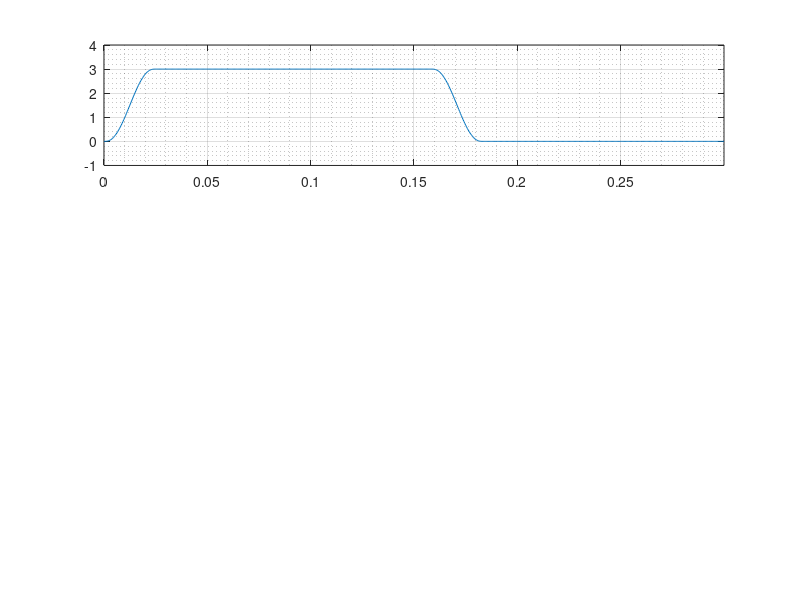

Recreate this plot in MATLAB. (Note: this script raises an error after producing the figure.)
% CAM Design Assistant
% Dwell - Rise - Dwell - Return oscillating CAM
% 2023-02-01

%%
clc; close all; clear;


% clear;
%============================================
% INPUT 入力
%============================================
% All values in degree

% Job-specific values
% eventAngle = [rise start - rise end - return start- return end]
eventAngle = [0 30 190 220]; % degree at which the rise/return starts/ends
h = 3; % stroke in mm
l_roller = 75; % distance from arm rotating axis to roller center
estLoad = 5; % estimated load in Newton
l_load = 80; % distance from arm center to load
m_roller = 0.1; % roller mass in kilogram
rRoller = 10;

m_rocker = 0.4; % rocker arm mass in kilogram

rocker2cam = 80; % distance between rocker arm and cam axes
RPM = 200; % motor velocity in rounds per minutes
% m = 1; % follower mass in kg

% recommended values
maxPressureAngle_deg = 20; % in degree
kFriction = 0.7;
sampleRate = 5; % for showing roller on pitch curve with distance in degree
step = .5; % for caculation, the smaller the more accurate, sampling rate in degree

% graphic color
rollerColor = [0.4660 0.6740 0.1880];
pitchColor = [0.8500 0.3250 0.0980];
camColor = 'b';
%============================================
% PRELIMINARY CALCULATION
%============================================

maxPressureAngle = deg2rad(maxPressureAngle_deg);
bRise = eventAngle(2) - eventAngle(1) ; %rise period
bReturn = eventAngle(4) - eventAngle(3) ; %return period

% point in time with acceleration change
% points of events = [1-rise, 2-rise +1/8, 3-rise +7/8, 4-rise end, 5-return, 6-return +1/8, 7-return +7/8, 8-return end]
point = [eventAngle(1) eventAngle(1)+bRise/8 eventAngle(1)+7*bRise/8 eventAngle(2) eventAngle(3) eventAngle(3)+bReturn/8 eventAngle(3)+7*bReturn/8 eventAngle(4)];

theta = 0:step:360;
T = 60/RPM; % period of moving 360 degree, in second
time = linspace(0,T,length(theta));
timeStep = T/size(time,2); % convert step in degree to step in time


%% 
%============================================
% DISPLACEMENT
%============================================

% Rise
temp = theta(theta<point(1));
sDwe1 = zeros(size(temp));
tempTheta = theta(theta >= point(1) & theta < point(2))-point(1);
sRise1 = h/(4+pi)*(pi*tempTheta/bRise - 1/4*sin(4*pi*tempTheta/bRise));
tempTheta = theta(theta >= point(2) & theta < point(3))-point(1);
sRise2 = h/(4+pi)*(2+pi*tempTheta/bRise-9/4*sin(pi/3+4*pi/3*tempTheta/bRise));
tempTheta = theta(theta >= point(3) & theta <= point(4))-point(1);
sRise3 = h/(4+pi)*(4+ pi*tempTheta/bRise - 1/4*sin(4*pi*tempTheta/bRise));

% Dwell
temp = theta(theta > point(4) & theta < point(5));
sDwe2 = zeros(size(temp)) + h;

% Return
tempTheta = theta(theta >= point(5) & theta < point(6))-point(5);
sReturn1 = h/(4+pi)*(4 + pi - pi*tempTheta/bReturn + 1/4*sin(4*pi*tempTheta/bReturn));
tempTheta = theta(theta >= point(6) & theta < point(7))-point(5);
sReturn2 = h/(4+pi)*(2+ pi - pi*tempTheta/bReturn  + 9/4*sin(pi/3+4*pi/3*tempTheta/bReturn));
tempTheta = theta(theta >= point(7) & theta <= point(8))-point(5);
sReturn3 = h/(4+pi)*(pi - pi*tempTheta/bReturn + 1/4*sin(4*pi*tempTheta/bReturn));

% Dwell
temp = theta(theta > point(8) & theta <= 360);
sDwe3 = zeros(size(temp));

% Entire trajectory
% s = [sDwe1 sRise1 sRise2 sRise3 sDwe2 sReturn1 sReturn2 sReturn3 sDwe3] + rPrime;
displacement = [sDwe1 sRise1 sRise2 sRise3 sDwe2 sReturn1 sReturn2 sReturn3 sDwe3];


% Plot position vs angle in cartesian coordinate
figure;
subplot(3,1,1);
plot(time,displacement);
grid on;
grid minor;
xlim([0 T]);
xlabel({'t(s)'},'FontSize',15,'FontWeight','light','Color','b');
ylim([-2*abs(h)+h/2 2*abs(h)+h/2]);
ylabel({'位置','mm'},'FontSize',15,'FontWeight','light','Color','b');
% legend("位置 s");
[tit,] = title({'';'S V A Diagram'},{['モーター回転速度 ',num2str(RPM),'rpm   ','T = ', num2str(T),'s'];''},...
    'Color','blue');
tit.FontSize = 15;

%============================================
% VELOCITY
%============================================
% velocity with respect to time
velocity = diff(displacement)/timeStep;
velocity = [velocity displacement(1)-displacement(length(displacement))]; %add the last element to make the length of vv and theta equal
subplot(3,1,2);
plot(time,velocity);
grid on;
grid minor;
xlim([0 T]);
xlabel({'t(s)'},'FontSize',15,'FontWeight','light','Color','b');
ylabel({'速度','mm/s'},'FontSize',15,'FontWeight','light','Color','b');
%title({'';'速度　vs　時間';''},'Color','b','FontSize',15,'FontWeight','light');
tempV = strcat('最大速度 ',num2str(max(velocity)),' mm/s');
title(tempV ,'Color','b','FontSize',15,'FontWeight','light');

%============================================
% ACCELERATION
%============================================
% acceleration with respect to time
acceleration = diff(velocity)/timeStep;
acceleration = [acceleration velocity(1)-velocity(length(velocity))]/1000;
subplot(3,1,3);
plot(time,acceleration);
grid on; grid minor;

xlim([0 T]);
xlabel({'t(s)'},'FontSize',15,'FontWeight','light','Color','b');
ylabel({'加速','m/s^2'},'FontSize',15,'FontWeight','light','Color','b');

%title({'';'加速　vs　時間';''},'Color','b','FontSize',15,'FontWeight','light');
tempA = strcat('最大加速  ', num2str(max(acceleration)),' m/s^2');
title(tempA,'Color','b','FontSize',15,'FontWeight','light');

disp(tempV)
disp(tempA)

%%
%============================================
% ANGULAR DISPLACEMENT
%============================================

s2rad = displacement/l_load; % convert arc length to angular displacement
s_rad_initial = pi/6; % initial angular displacement in coordinate system
s2rad = s2rad + s_rad_initial; % angular displacement
thetaRadian = deg2rad(theta);

roller_position1 = l_roller*exp(s2rad*1i);  %unregulated position, rocker is at center
roller_position = roller_position1 - rocker2cam; % cam is at center, rocker axis is at (-rocker2cam,0)
pitchCurve = roller_position.*exp(thetaRadian*1i); 
% move points counterclockwise, this means the cam rotates clockwise 

rollerCenterX = real(roller_position);
rollerCenterY = imag(roller_position);

pitchX = real(pitchCurve); pitchY = imag(pitchCurve);
[camSurfX,camSurfY] = offsetIn(pitchX,pitchY,rRoller);

%%
%============================================
% RADIUS OF CURVATURE
%============================================

curvature = zeros(size(camSurfX));
L = length(camSurfX);
% Boundary. Note that the first and the last points on profile curve are the
% same
curvature(1) = circumscribedR([camSurfX(L-1) camSurfX(1) camSurfX(2)],[camSurfY(L-1) camSurfY(1) camSurfY(2)]); 
curvature(L) = circumscribedR([camSurfX(L-1) camSurfX(L) camSurfX(2)],[camSurfY(L-1) camSurfY(L) camSurfY(2)]); 

for k = 1:1:L-2
X = camSurfX(k:1:k+2);
Y = camSurfY(k:1:k+2);
curvature(k+1) = circumscribedR(X,Y);
end

figure;
yyaxis left
angleColor = 'b';
semilogy(theta, curvature,'Color',angleColor);
ax = gca;
ax.YColor = angleColor;
grid on;
grid minor;
xlim([0 360]);
xlabel({'回転角度','degree'},'FontSize',15,'FontWeight','light','Color',angleColor);
ylabel({'曲率半径','mm'},'FontSize',15,'FontWeight','light','Color',angleColor);

yyaxis right
strokeColor = [0.6350 0.0780 0.1840];
plot(theta,displacement,'Color',strokeColor);
ax = gca;
ax.YColor = strokeColor;
grid on;
grid minor;
xlim([0 360]);
% ylim([rPrime-2*abs(h)+h/2 rPrime+2*abs(h)+h/2]);
% xlabel({'角度','degree'},'FontSize',15,'FontWeight','light','Color','b');
ylabel({'位置','mm'},'FontSize',15,'FontWeight','light','Color',strokeColor);
hold on

tempP = strcat('最小曲率半径 ',num2str(min(curvature)),'mm');
%  title(temp,'Color','b','FontSize',15,'FontWeight','light');

title({'';'曲率半径・位置　vs　回転角度'; tempP; ''},'Color','b','FontSize',15,'FontWeight','light');

disp(strcat('最小曲率半径: ',num2str(min(curvature)),'mm'));
% input(['\n','何かキーを押すとカムのピッチ円を表示します。','\n'])


%%
%============================================
% PRESSURE ANGLE
%============================================
rockerNormalAngle = rad2deg(angle(roller_position1))+90;

pressureAngle = zeros(size(theta));
normalPhase = zeros(size(theta));
contactPointonCamPhase = zeros(size(theta));
contactPoint2CamDistance = zeros(size(theta));

camCenter = [0 0];

for i = 1:length(theta)
j = thetaRadian(i);

% Update roller center position
tempRollerCenter = [rollerCenterX(i) rollerCenterY(i)];

% Update cam-roller contact point
rotatedCam = rotateCw([camSurfX;camSurfY],j);
contactPoint = [rotatedCam(1,i) rotatedCam(2,i)];

normalPhase(i) = segmentPhase(contactPoint,tempRollerCenter);
contactPointonCamPhase(i) = segmentPhase(camCenter,contactPoint);
contactPoint2CamDistance(i) = norm(contactPoint); %distance from cam center to contact point
end

pressureAngle = (rockerNormalAngle - normalPhase);

figure;
angleColor = 'b';
plot(theta, pressureAngle,'Color',angleColor);
xlim([0 360]);
grid on;
grid minor;

xlabel({'回転角度','degree'},'FontSize',15,'FontWeight','light','Color',angleColor);
ylabel({'圧角','degree'},'FontSize',15,'FontWeight','light','Color',angleColor);

tempP = strcat('最大圧角 ',num2str(max(abs(pressureAngle))),'^o');
title({'';'圧角・位置　vs　回転角度'; tempP; ''},'Color','b','FontSize',15,'FontWeight','light');

%%
%============================================
% MOTOR TORQUE 
%============================================

angularAcceleration = acceleration/(l_roller/1000);
inertialMoment1 = m_roller*(l_roller/1000)^2;
inertialMoment2 = 1/3*m_rocker*(l_load/1000)^2;
inertialMoment = inertialMoment1 + inertialMoment2;
combinedTorque = inertialMoment*angularAcceleration;
regulatedMinimumSpringTorque = min(combinedTorque)*ones(size(combinedTorque));

estimatedLoadTorque = -l_load/1000*estLoad;

motorInducedTorque = combinedTorque - regulatedMinimumSpringTorque - estimatedLoadTorque;

% Calculate motor force
rockerAngle = rad2deg(angle(roller_position1));
rocker2forceAngle = deg2rad(normalPhase - rockerAngle);
forceModuli = 1/l_roller*motorInducedTorque./sin(rocker2forceAngle);
camForceArm2ForceAngle = deg2rad(contactPointonCamPhase-normalPhase);
motorTorque = contactPoint2CamDistance.*forceModuli.*sin(camForceArm2ForceAngle);
figure; 

plot(theta,motorTorque);
xlim([0 360]);
xlabel('角度') ; % misumi nomenclature
ylabel('トルク (Nm)') ;
torqueTitle = strcat('最大トルク  ', num2str(max(motorTorque)),' Nm');
title(torqueTitle,'Color','b','FontSize',15,'FontWeight','light');
grid on; grid minor;

% save torque for later use. (e.g. Combine with other torques to determine total
% motor torque.)
inputMessage =  (['トルクを保存します。ファイル名とトルク名を入力してください。', ...
    '\nファイル名とトルク名は同じになります。']);
fileName = input(inputMessage,"s");

if isempty(fileName)
   disp('ファイル名の入力がないので、トルクを保存しません。');
else
   torqueName = fileName;   
   eval([torqueName, '=motorTorque;']); % we cannot directly assign value to the new variable name
   % this is dynamic field referencing syntax to assign the value of the original variable to the new variable name.
   save(fileName, torqueName); %save the variable into the .mat file of the same name.
   disp('トルクを保存しました。');
   disp('トルク価値を使う前に、次の構文使ってください：');
   disp(['load ',fileName]);
end




%%
%============================================
% ANIMATION 
%============================================


figure;
% Draw rocker arm
armCenterX = -rocker2cam;
armCenterY = 0;
% rollerCenterX = real(roller_position);
% rollerCenterY = imag(roller_position);

armX = [armCenterX,rollerCenterX(1)];
armY = [armCenterY,rollerCenterY(1)];
pl2 = plot(armX,armY); hold on
pl2.XDataSource = 'armX';
pl2.YDataSource = 'armY';

plot(armCenterX,armCenterY,'o','MarkerFaceColor','r');

% Draw roller
index = linspace(0,2*pi,100);
xC = rRoller*cos(index) + rollerCenterX(1);
yC = rRoller*sin(index) + rollerCenterY(1);
pl3 = plot(xC,yC,'color',rollerColor); hold on
pl3.XDataSource = 'xC';
pl3.YDataSource = 'yC';

% Draw roller center
tempRollerCenterX = rollerCenterX(1);
tempRollerCenterY = rollerCenterY(1);
pl4 = plot(tempRollerCenterX,tempRollerCenterY,'o','MarkerFaceColor',[0 0.4470 0.7410]); hold on
pl4.XDataSource = 'tempRollerCenterX';
pl4.YDataSource = 'tempRollerCenterY';


% Draw pitch curve
% pitchX = real(pitchCurve); pitchY = imag(pitchCurve);
xx = pitchX;
yy = pitchY;
pl = plot(xx,yy,'color',pitchColor);hold on; 
pl.XDataSource = 'xx';
pl.YDataSource = 'yy';

% Draw cam profile
% [camSurfX,camSurfY] = offsetIn(pitchX,pitchY,rRoller);
xx2 = camSurfX;
yy2 = camSurfY;
pl2 = plot(xx2,yy2,'color',camColor); hold on;
pl2.XDataSource = 'xx2';
pl2.YDataSource = 'yy2';

plot(0,0,'o','MarkerFaceColor','b');

% Draw cam-roller contact point
contactPointX = camSurfX(1);
contactPointY = camSurfY(1);
pl5 = plot(contactPointX, contactPointY,'.','color','r'); hold on;
pl5.XDataSource = 'contactPointX';
pl5.YDataSource = 'contactPointY';
axis equal; grid on; grid minor;

initialContactPoint = [contactPointX contactPointY];
writematrix(initialContactPoint,'initialContactPoint.txt','Delimiter','tab');


maxDim = rocker2cam+5;
xlim([-maxDim maxDim]);
ylim([-maxDim maxDim]);

%============================================
% UPDATE FRAME 
%============================================

% Cam motion simulation
prompt = "Show cam motion? カムの動きのシミュレーションを表示しますか? y/n [n]: ";
txt = input(prompt,"s");

if (txt == 'y')

for loopNumber = 1:1

for i = 1:length(theta)
j = thetaRadian(i);

% Update rocker arm
armX = [armCenterX,rollerCenterX(i)];
armY = [armCenterY,rollerCenterY(i)];

% Update roller position
xC = rRoller*cos(index) + rollerCenterX(i);
yC = rRoller*sin(index) + rollerCenterY(i);

% Update roller center position
tempRollerCenterX = rollerCenterX(i);
tempRollerCenterY = rollerCenterY(i);

% Update rotated pitch
rotatedPitch = rotateCw([pitchX;pitchY],j);
xx = rotatedPitch(1,:);
yy = rotatedPitch(2,:);

% Update rotated cam
rotatedCam = rotateCw([camSurfX;camSurfY],j);
xx2 = rotatedCam(1,:);
yy2 = rotatedCam(2,:);

% Update cam-roller contact point
% rotatedCam = rotateCw([camSurfX;camSurfY],j);
contactPointX = rotatedCam(1,i);
contactPointY = rotatedCam(2,i);



refreshdata
pause(0.01)
end 

end 

end

% Export data for using in 3D CAD package
prompt1 = (['CreoAutomation.exe がアクティブで、' ...
    '\ntxt データが Creo 作業ディレクトリに保存されている場合、' ...
    '\n「gcam」を押して Enter を押すと、' ...
    '\nカムの 3D モデルが作成されます。']);
prompt = prompt1 + "\n\nExport data (.txt)? データ (.txt) をエクスポートしますか? y/n [n] : ";
txt = input(prompt,"s");

% Export if user inputs 'y'
% otherwise (input 'n' or just Enter), skip
if (txt == 'y')
    x_cord = transpose(camSurfX);
    y_cord = transpose(camSurfY);
    z_cord = zeros(size(x_cord));
    
    camProfile = [x_cord y_cord z_cord];
%     writematrix(camProfile,'camProfile.xlsx');
    writematrix(camProfile,'camProfile.txt','Delimiter','tab');
end


%% 
%============================================
% Save all data 
%============================================
camName = input("カムの名を入力してください。","s");
if ~isempty(camName)
    save(camName)
    disp(['データは全て', camName,'.mat に保存されています。']);
    disp('このデータを使う際に、次の構文使ってください：');
   disp([camName, ' = load(''''', camName, '.mat'''');']);
   disp('それから、例えば変位データを使う際に、次の構文使ってください：');
   disp([camName, '.displacement']);
else
    disp('入力がないので、データは保存されていません。');
end

%% 
%============================================
% FUNCTIONS 
%============================================

function [xOffset,yOffset] = offsetIn(x,y,R)
% Generate 2 vectors holding coordinates of offset curve by R from a closed
% curve. 
% If R is positive, the offset curve will be inside the original curve. 
% If R is negative, the offset curve will be outside the original curve.

L = length(x); % the length of both vectors
% Check whether the input is closed
%if (x(1) ~= x(L)) %the same point could be shifted because of calculation
%precision. Although the difference is extremely small, this condition may
%not hold true, hence the condition in the next line.
if (abs(x(1) - x(L)) > 10^-10)
    disp("The input is not a closed curve. The function will terminate.")
    return
end

xOffset = zeros(size(x));
yOffset = zeros(size(x));

% Boundary. Note that the first and the last points on pitch curve are the
% same
[xOffset(1),yOffset(1)] = normalIn([x(L-1) x(1) x(2)],[y(length(y)-1) y(1) y(2)],R); 
[xOffset(L),yOffset(L)] = normalIn([x(L-1) x(L) x(2)],[y(L-1) y(L) y(2)],R);

for k = 1:1:L-2
X = x(k:1:k+2);
Y = y(k:1:k+2);
[xOffset(k+1),yOffset(k+1)] = normalIn(X,Y,R);
end

end

function [xo,yo] = normalIn(x,y,R)
% x and y are row vector of length 3 (longer vectors don't cause problem,
% but only the first 3 elements will be used. 

% Call the three point represented by x and y A, B and C
% This function return the coordinates of point D such that
% * DB is perpendicular to AC
% * DB has length R
% * D is on the right hand side when moving on the curve ABC from A to C
% if R is positive and left hand side if R is negative

% calculate normal vector <a,b>
a = y(1)-y(3);
b = x(3)-x(1);
k = R/sqrt(a^2+b^2); 

% temporary factor
xo = k*a + x(2);
yo = k*b + y(2);
end

function Y = rotateCw(X,theta)
% rotate clockwise
rotMat = [cos(theta) sin(theta); -sin(theta) cos(theta)];
Y = rotMat * X;
end

function segmentPhase = segmentPhase(P1,P2)
% return the angle of the vector from point P1 to point P2
complexNum = P2(1) - P1(1) + (P2(2) - P1(2))*1i;
segmentPhase = rad2deg(angle(complexNum));
end

function R = circumscribedR(X,Y)
% Calculate radius of circumscribed circle through three point in vectors X
% and Y of size 1*3

A = [X(1) Y(1)]; B = [X(2) Y(2)]; C = [X(3) Y(3)];

a = norm(B-C);
b = norm(C-A);
c = norm(A-B);

s = (a+b+c)/2;
temp = sqrt(s*(s-a)*(s-b)*(s-c));

R = a*b*c/4/temp;
end
